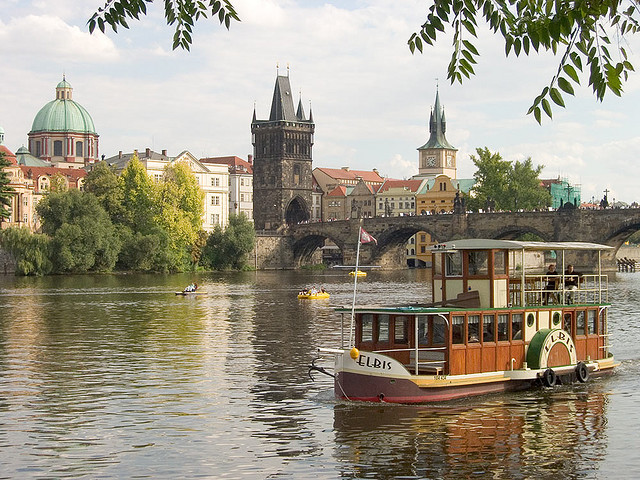
%> input picture PS1/WEI CHIH_CHEN_PS1/inputSeamCarvingPrague.jpg, 640 x 480 px
$ octave --eval "result = energy_image(imread('inputSeamCarvingPrague.jpg'));"   (GNU Octave 9; MATLAB toolbox functions it lacks are replaced by stand-ins)
%> lines starting %> are read from the running program, lines starting %| are printed output that depends on the picture
function energyImage = energy_image(im)

%im=imread('inputSeamCarvingPrague.jpg');
Pic=rgb2gray(im);
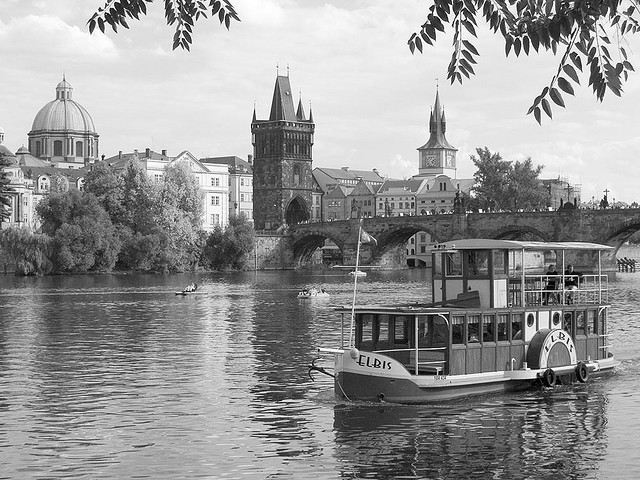
%> Pic: size 480x640 uint8; min 0, max 255, mean 149.8
My=fspecial('sobel');
Mx=My.';
outimy=imfilter(double(Pic),My);
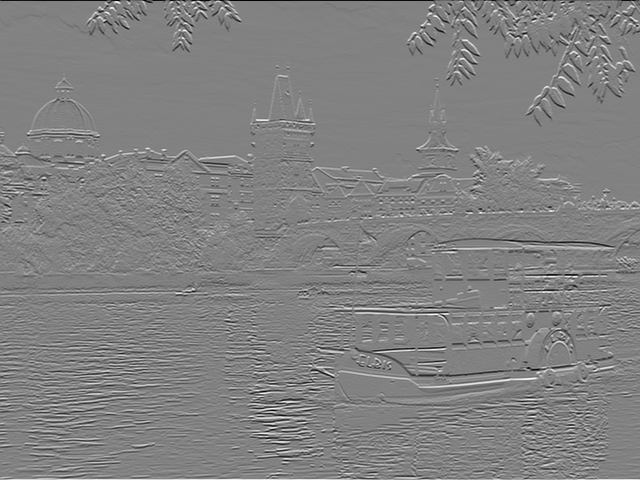
%> outimy: size 480x640 double; min -1020, max 985, mean 0.3; drawn with min black and max white
outimx=imfilter(double(Pic),Mx);
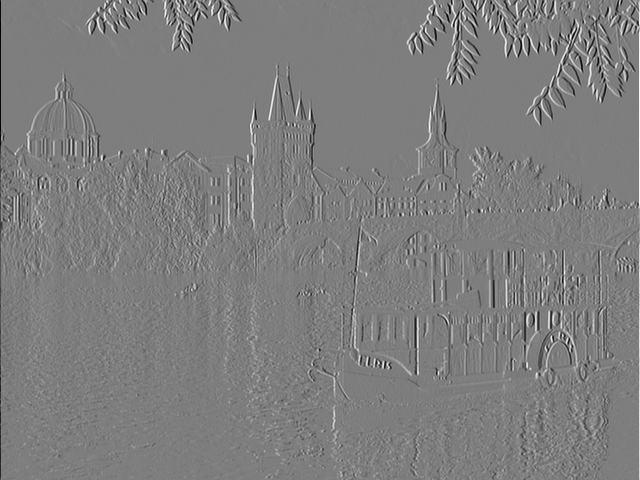
%> outimx: size 480x640 double; min -979, max 999, mean -0.3; drawn with min black and max white
energyImage=(outimy.^2+outimx.^2).^(0.5);
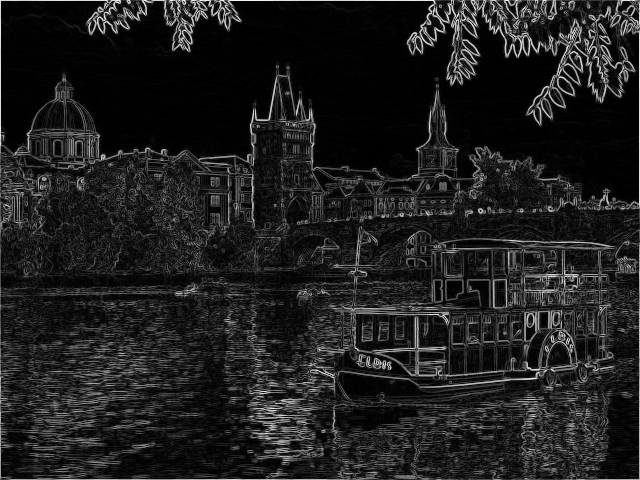
%> energyImage: size 480x640 double; min 0, max 1049.1, mean 128.8; drawn with min black and max white
%%%%show Image gradient picture%%%
%imagesc(energyImage);
%colormap gray;
end
